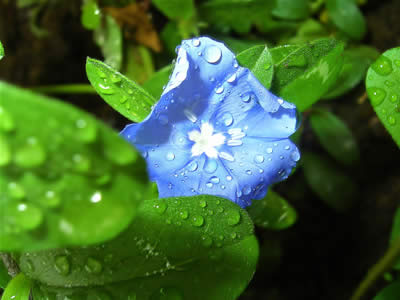
//> input picture function/img.jpg, 400 x 300 px
$ ./cia img.jpg   (built with g++ and OpenCV 4)
//> lines starting //> are read from the running program, lines starting //| are printed output that depends on the picture; after the words box and inside, x2 and y2 are one past the last pixel; in counts of white or black regions, pixels touching at a corner belong together
#include <iostream>
#include <fstream>
#include <cv.h>
#include <highgui.h>

using namespace std;
using namespace cv;

int main (int argc, char** argv){

    Mat src  = imread(argv[1],0);
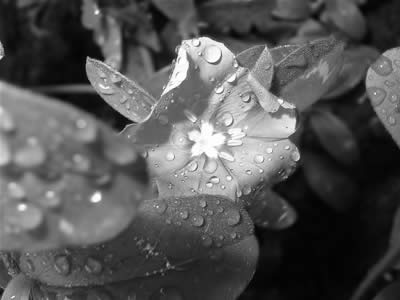
//> src: 300 rows x 400 cols, CV_8UC1; min 2, max 255, mean 84.3
    Mat input_morph(src.rows, src.cols, CV_32FC1);

    /* thresholding */
    threshold(src, input_morph, 127.0, 255.0, CV_THRESH_BINARY); //input_morph = 8UC1
//> input_morph: 300 rows x 400 cols, CV_8UC1; 23.3% white; 115 white regions (94 under 20 px), largest, box (x1, y1, x2, y2) and area: (86, 29, 300, 212) 17589, (0, 82, 96, 166) 4182, (0, 173, 45, 248) 1909
    input_morph.convertTo(input_morph, CV_32FC1); //transform input_morph to 32FC1

    /* morph opening */
    Mat se;
    Size seSize(3, 3);
    Point seAnc(1, 1);

    se = getStructuringElement(MORPH_ELLIPSE, seSize, seAnc);
    morphologyEx(input_morph, input_morph, MORPH_OPEN, se, seAnc);
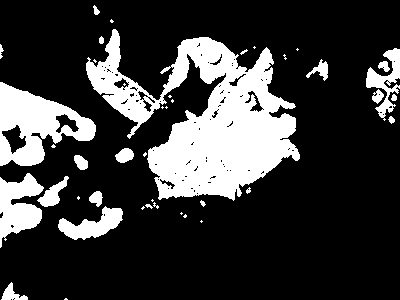
//> input_morph: 300 rows x 400 cols, CV_32FC1; 22.6% white; 42 white regions (21 under 20 px), largest, box (x1, y1, x2, y2) and area: (86, 29, 300, 201) 17089, (0, 82, 96, 166) 4157, (0, 173, 44, 248) 1897

    /* find contour */
    Mat out_single = Mat::zeros(input_morph.rows, input_morph.cols, CV_32FC1);
    Mat tmp8UC1(src.rows, src.cols, CV_8UC1);
    input_morph.convertTo(tmp8UC1, CV_8UC1);
//> tmp8UC1: 300 rows x 400 cols, CV_8UC1; 22.6% white; 42 white regions (21 under 20 px)


    vector<vector<Point> > contours;
    vector<Vec4i> hierarchy;
    double area = 0;
    findContours( tmp8UC1, contours, hierarchy, RETR_EXTERNAL, CHAIN_APPROX_SIMPLE);
//> contours = 41 contours, 24 with area under 20; largest, box (x1, y1, x2, y2) and area: (86, 29, 300, 201) 17144, (0, 82, 96, 166) 4548, (0, 173, 44, 248) 1773, (58, 206, 123, 240) 1014, (366, 48, 400, 121) 819
    for(size_t i = 0; i< contours.size(); i++)
    {
		const Point* p = &contours[i][0];
        int n = (int)contours[i].size();
		area = contourArea(Mat(contours[i]));

		if(area < 1500.0) //lower bound
		{
			fillPoly( input_morph, &p, &n, 1, Scalar(0, 0, 0));
		} else if (area < 7500.0) {
        //if ((area > 1500.0)&&(area < 7500.0)) {
            fillPoly( out_single, &p, &n, 1, Scalar(255,255,255)); // move to result
            fillPoly( input_morph, &p, &n, 1, Scalar(0, 0, 0)); // remove from input
        }else{
			fillPoly( input_morph, &p, &n, 1, Scalar(255,255,255));
		}
	}
//> this loop made 41 passes
//> (n, area) on passes 2, 7, 13, 15, 16, 17, 19, 21, 26, 27, 28, 29: (35, 175.5), (92, 1013.5), (18, 124), (55, 349.5), (100, 1773), (18, 129.5), (28, 177), (12, 26), (10, 23), (16, 91.5), (141, 4548), (19, 66.5)
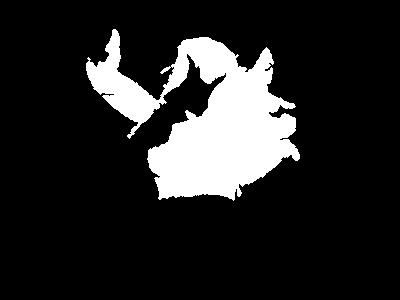
//> input_morph: 300 rows x 400 cols, CV_32FC1; 14.8% white; 1 white region, box (x1, y1, x2, y2) and area: (86, 29, 300, 201) 17739
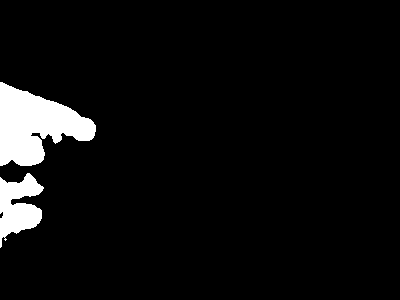
//> out_single: 300 rows x 400 cols, CV_32FC1; 5.5% white; 2 white regions, box (x1, y1, x2, y2) and area: (0, 82, 96, 166) 4720, (0, 173, 44, 248) 1903

    Mat tmp(src.rows, src.cols, CV_8UC1);
    input_morph.convertTo(tmp, CV_8UC1);
    if(!imwrite("input_morph.jpg", tmp))
    {
		cout<<"error writing image"<<endl;
    }

    out_single.convertTo(tmp, CV_8UC1);
    if(!imwrite("out_single.jpg", tmp))
    {
		cout<<"error writing image"<<endl;
    }

    contours.clear();
//> contours = 0 contours
    hierarchy.clear();

    Mat output_morph = Mat(input_morph.rows, input_morph.cols, CV_32FC1);
    bitwise_or(input_morph, out_single, output_morph);
//> output_morph: 300 rows x 400 cols, CV_32FC1; 20.3% white; 3 white regions, box (x1, y1, x2, y2) and area: (86, 29, 300, 201) 17739, (0, 82, 96, 166) 4720, (0, 173, 44, 248) 1903

    output_morph.convertTo(tmp, CV_8UC1);
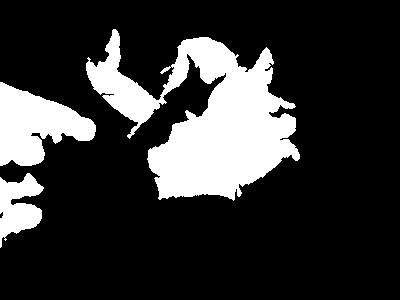
//> tmp: 300 rows x 400 cols, CV_8UC1; 20.3% white; 3 white regions, box (x1, y1, x2, y2) and area: (86, 29, 300, 201) 17739, (0, 82, 96, 166) 4720, (0, 173, 44, 248) 1903
    if(!imwrite("output_morph.jpg", tmp))
    {
		cout<<"error writing image"<<endl;
    }

   /* scanning cell */
    int nContour = 1;
    int prevContour = 0;
    int sameCount = 0;
    area = 0;
                                                                                                                                                                                                                                                                                                                                                                                                                                        0;


    while(nContour != 0)
    {
        input_morph.convertTo(tmp8UC1, CV_8UC1);

        findContours( tmp8UC1, contours, hierarchy, RETR_TREE, CHAIN_APPROX_SIMPLE);
        nContour = contours.size();

        if( nContour == 0){ break; }
        if( nContour == prevContour ){
            erode( input_morph, input_morph, Mat() );
            sameCount++;
        }else {
            sameCount = 0;
        }

        prevContour = nContour;

        for(size_t i = 0; i< contours.size(); i++)
        {
            const Point* p = &contours[i][0];
            int n = (int)contours[i].size();
            area = contourArea(Mat(contours[i]));

            if((area < 3000.0) || (sameCount > 10))
            {
                fillPoly( input_morph, &p, &n, 1, Scalar(0, 0, 0)); // remove from src
                fillPoly( out_single, &p, &n, 1, Scalar(255, 255, 255));
            }
        }
    }
//> this loop made 27 passes
//> (nContour, prevContour, area) on passes 1 to 12: (1, 1, 17143.5), (1, 1, 17143.5), (8, 8, 2198.5), (1, 1, 13229.5), (1, 1, 13229.5), (2, 2, 12150.5), (1, 1, 12150.5), (1, 1, 12150.5), (1, 1, 11163.5), (1, 1, 10234), (3, 3, 9385.5), (1, 1, 9385.5)
//> (contours, nContour) on pass 27: (0 contours, 0)
//> pass 3, `input_morph.convertTo(tmp8UC1, CV_8UC1);`:
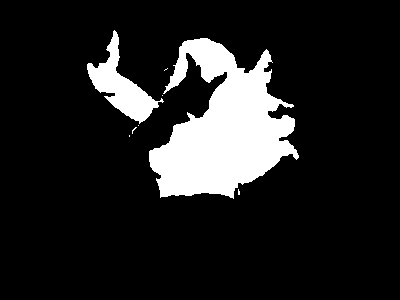
//> tmp8UC1: 300 rows x 400 cols, CV_8UC1; 13.3% white; 8 white regions (6 under 20 px), largest, box (x1, y1, x2, y2) and area: (149, 38, 299, 199) 13635, (87, 30, 164, 124) 2338
//> after the loop: tmp8UC1: 300 rows x 400 cols, CV_8UC1; 13.34% of pixels changed, all inside (x1, y1, x2, y2) = (87, 30, 299, 199)
//> after the loop: input_morph: 300 rows x 400 cols, CV_32FC1; every value is 0
//> after the loop:
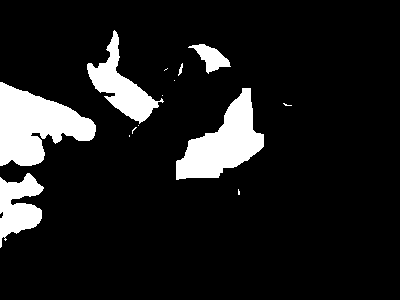
//> out_single: 300 rows x 400 cols, CV_32FC1; 11.3% white; 14 white regions (8 under 20 px), largest, box (x1, y1, x2, y2) and area: (0, 82, 96, 166) 4720, (176, 88, 264, 180) 3931, (87, 30, 164, 124) 2338, (0, 173, 44, 248) 1903, (188, 44, 231, 74) 568, (178, 63, 183, 76) 29
//> after the loop, sameCount = 11; area = 3787.5

    input_morph.convertTo(tmp, CV_8UC1);
    if(!imwrite("input_morph-1.jpg", tmp))
    {
		cout<<"error writing image"<<endl;
    }

    out_single.convertTo(tmp, CV_8UC1);
    if(!imwrite("out_single-1.jpg", tmp))
    {
		cout<<"error writing image"<<endl;
    }

    contours.clear();
    src.release();
    out_single.release();
    input_morph.release();
    output_morph.release();
    tmp.release();
    tmp8UC1.release();

    return 0;
}
